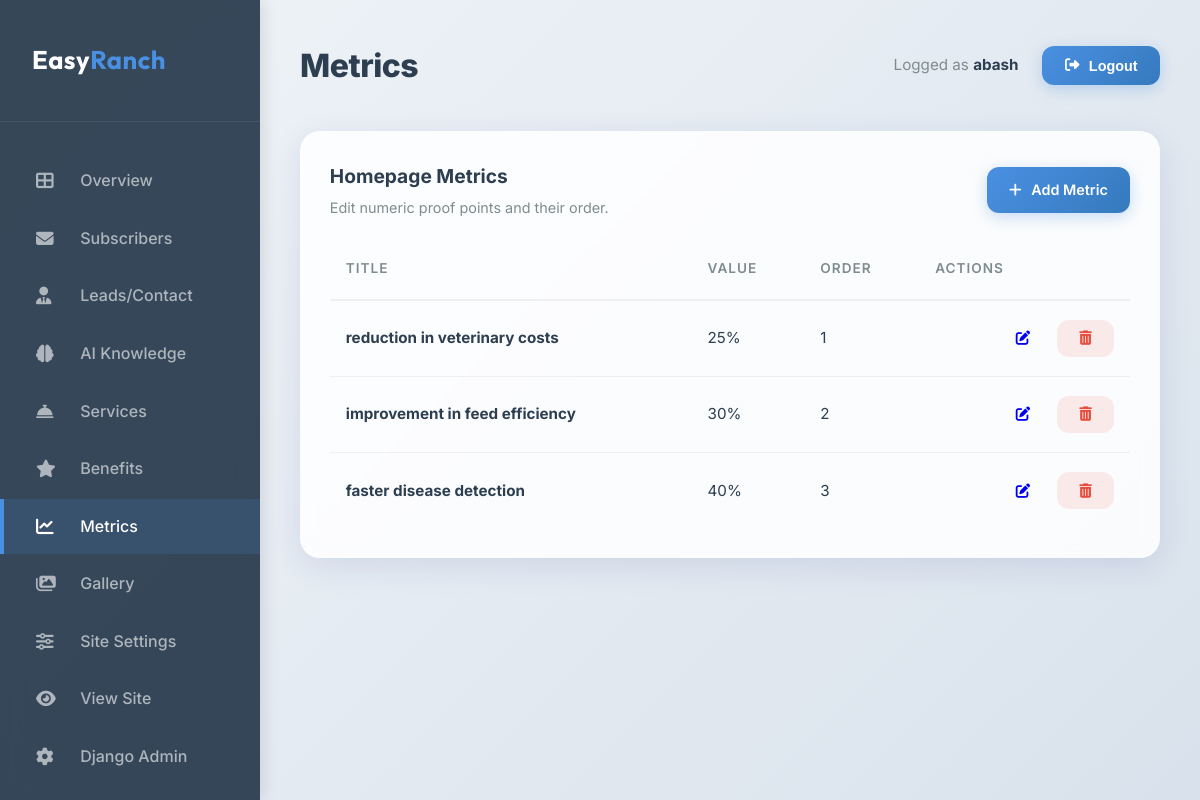
Screenshot of /dashboard/metrics/ (signed in) with the database file from the repository.
### core/models.py (models this page shows, shortened)
class Metric(models.Model):
    title = models.CharField(max_length=100, help_text="e.g., 'Reduction in veterinary costs'")
    value = models.CharField(max_length=50, help_text="e.g., '25%'")
    order = models.PositiveIntegerField(default=0)
    class Meta:
        ordering = ['order']

### core/views_dashboard.py (the view)
# urls.py: path('dashboard/metrics/', views_dashboard.DashboardMetricListView.as_view(), name='dashboard_metrics'),
class DashboardMetricListView(StaffRequiredMixin, ListView):
    model = Metric
    template_name = 'dashboard/metrics.html'
    context_object_name = 'items'
    paginate_by = 15

### core/views_dashboard.py (called while the page is built)
    @method_decorator(staff_member_required(login_url='admin:login'))
    def dispatch(self, *args, **kwargs):
        return super().dispatch(*args, **kwargs)

### templates/dashboard/metrics.html (shortened to what this page needs)
{% extends 'dashboard/base.html' %}
{% block page_title %}Metrics{% endblock %}
{% block content %}
<div class="db-card">
    <div class="db-section-head">
        <div>
            <h3 class="db-section-title">Homepage Metrics</h3>
            <p class="db-section-subtitle">Edit numeric proof points and their order.</p>
        </div>
        <div class="db-section-actions">
            <a href="{% url 'dashboard_metrics_add' %}" class="db-btn db-btn-primary"><i class="fas fa-plus"></i> Add Metric</a>
        </div>
    </div>
    <table class="db-table">
        <thead>
            <tr><th>Title</th><th>Value</th><th>Order</th><th class="db-text-right">Actions</th></tr>
        </thead>
        <tbody>
            {% for item in items %}
            <tr>
                <td><strong>{{ item.title }}</strong></td>
                <td>{{ item.value }}</td>
                <td>{{ item.order }}</td>
                <td class="db-text-right">
                    <a href="{% url 'dashboard_metrics_edit' item.id %}" class="db-btn"><i class="fas fa-edit"></i></a>
                    <form action="{% url 'dashboard_metrics_delete' item.id %}" method="post" style="display:inline;" onsubmit="return confirm('Delete this metric?');">
                        <button type="submit" class="db-btn db-btn-danger-soft"><i class="fas fa-trash-alt"></i></button>
                    </form>
                </td>
            </tr>
            {% empty %}
            <tr><td colspan="4" class="db-empty-state">No metrics configured yet.</td></tr>
            {% endfor %}
        </tbody>
    </table>
</div>
{% endblock %}

### templates/dashboard/base.html (shortened to what this page needs)
{% load static %}
<!DOCTYPE html>
<html lang="en">
<head>
    <link rel="stylesheet" href="https://cdnjs.cloudflare.com/ajax/libs/font-awesome/6.4.0/css/all.min.css">
    <link rel="stylesheet" href="{% static 'styles.css' %}">
    <link rel="stylesheet" href="{% static 'dashboard.css' %}">
</head>
<body class="dashboard-body">
    <aside class="db-sidebar">
        <div class="db-logo">
            <h2>Easy<span>Ranch</span></h2>
        </div>
        <nav class="db-nav">
            <a href="{% url 'dashboard_home' %}" class="db-nav-item {% if request.resolver_match.url_name == 'dashboard_home' %}active{% endif %}">
                <i class="fas fa-th-large"></i> Overview
            </a>
            <a href="{% url 'dashboard_subscribers' %}" class="db-nav-item {% if request.resolver_match.url_name == 'dashboard_subscribers' %}active{% endif %}">
                <i class="fas fa-envelope"></i> Subscribers
            </a>
            <a href="{% url 'dashboard_leads' %}" class="db-nav-item {% if request.resolver_match.url_name == 'dashboard_leads' %}active{% endif %}">
                <i class="fas fa-user-tie"></i> Leads/Contact
            </a>
            <a href="{% url 'dashboard_knowledge' %}" class="db-nav-item {% if 'knowledge' in request.path %}active{% endif %}">
                <i class="fas fa-brain"></i> AI Knowledge
            </a>
            <a href="{% url 'dashboard_services' %}" class="db-nav-item {% if 'services' in request.path %}active{% endif %}">
                <i class="fas fa-concierge-bell"></i> Services
            </a>
            <a href="{% url 'dashboard_benefits' %}" class="db-nav-item {% if 'benefits' in request.path %}active{% endif %}">
                <i class="fas fa-star"></i> Benefits
            </a>
            <a href="{% url 'dashboard_metrics' %}" class="db-nav-item {% if 'metrics' in request.path %}active{% endif %}">
                <i class="fas fa-chart-line"></i> Metrics
            </a>
            <a href="{% url 'dashboard_gallery' %}" class="db-nav-item {% if 'gallery' in request.path %}active{% endif %}">
                <i class="fas fa-images"></i> Gallery
            </a>
            <a href="{% url 'dashboard_settings' %}" class="db-nav-item {% if 'settings' in request.path %}active{% endif %}">
                <i class="fas fa-sliders-h"></i> Site Settings
            </a>
            <a href="{% url 'homepage' %}" class="db-nav-item" target="_blank">
                <i class="fas fa-eye"></i> View Site
            </a>
            <a href="{% url 'admin:index' %}" class="db-nav-item">
                <i class="fas fa-cog"></i> Django Admin
            </a>
        </nav>
    </aside>
    <main class="db-main">
        <header class="db-header">
            <div class="db-welcome">
                <h1>{% block page_title %}Dashboard{% endblock %}</h1>
            </div>
            <div class="db-user-nav">
                <span class="user-info">Logged as <strong>{{ user.username }}</strong></span>
                <form method="POST" action="{% url 'logout' %}">
    <button type="submit" class="db-btn db-btn-primary">
        <i class="fas fa-sign-out-alt"></i> Logout
    </button>
</form>
            </div>
        </header>
        {% block content %}{% endblock %}
    </main>
</body>
</html>

### static/styles.css (style rules this page uses)
:root { --primary-color: #2c5530; --secondary-color: #8B4513; --accent-color: #FF6B35; --text-dark: #2c3e50; --text-light: #ffffff; --bg-light: #f8f9fa; --bg-dark: #1a1a1a; --overlay-light: rgba(255, 255, 255, 0.9); --overlay-dark: rgba(0, 0, 0, 0.7); --success-color: #27ae60; --warning-color: #f39c12; --error-color: #e74c3c; --border-radius: 12px; --box-shadow: 0 10px 30px rgba(0, 0, 0, 0.1); --transition: all 0.3s cubic-bezier(0.4, 0, 0.2, 1); }
* { margin: 0; padding: 0; box-sizing: border-box; }
body { font-family: 'Inter', sans-serif; line-height: 1.6; color: var(--text-dark); overflow-x: hidden; }
:root { --chatbot-dark-green: #2c5530; --chatbot-light-green: #4caf50; --chatbot-vibrant-green: #27ae60; --chatbot-bg: #ffffff; --chatbot-text: #2c3e50; --chatbot-user-bg: #2c5530; --chatbot-bot-bg: #f1f3f5; }

### rows the page displays
Metric: title "reduction in veterinary costs", value "25%", order "1"
Metric: title "improvement in feed efficiency", value "30%", order "2"
Metric: title "faster disease detection", value "40%", order "3"

### other values shown
{{ user.username }} "abash"
